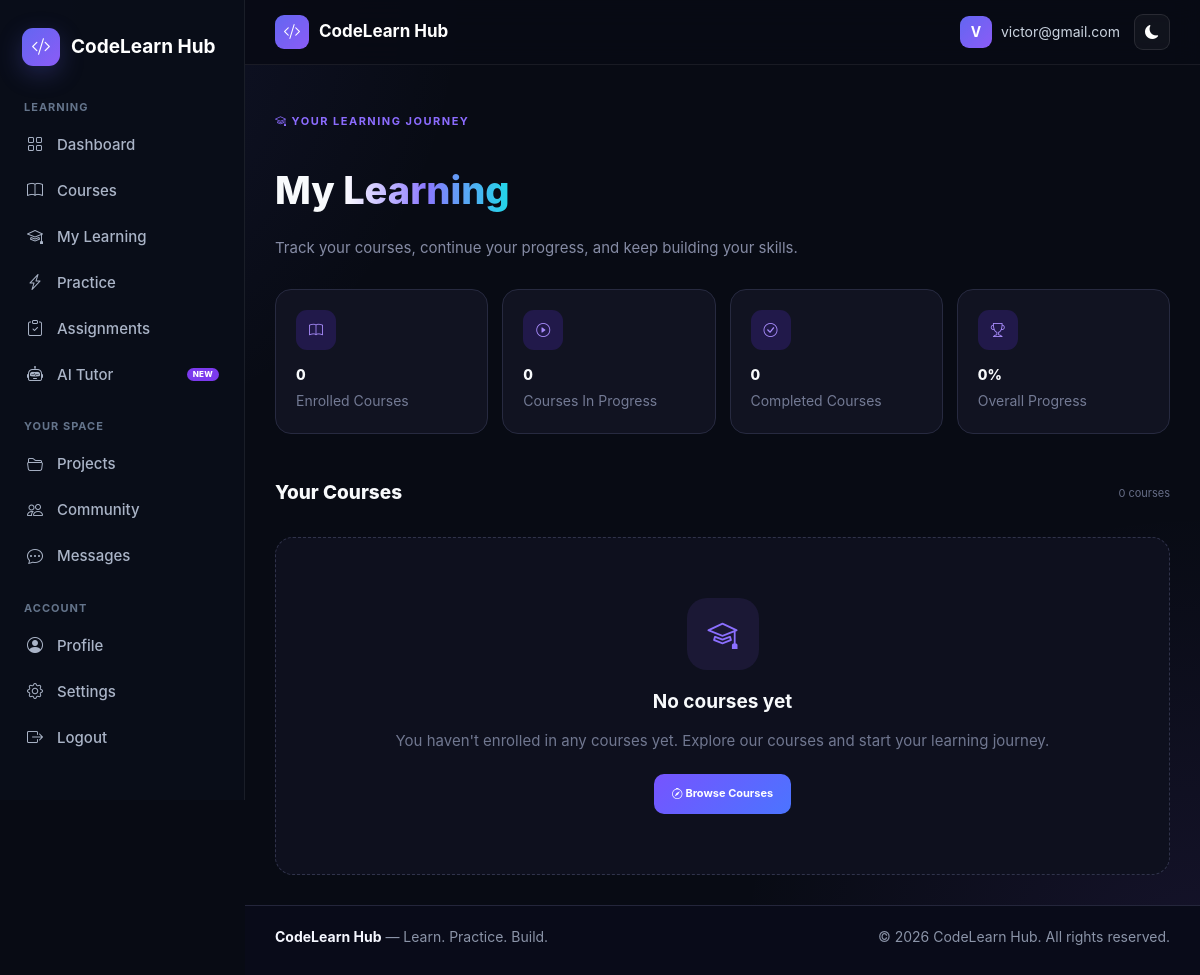
/my-learning/ (signed in), run on an earlier commit of the app's database.
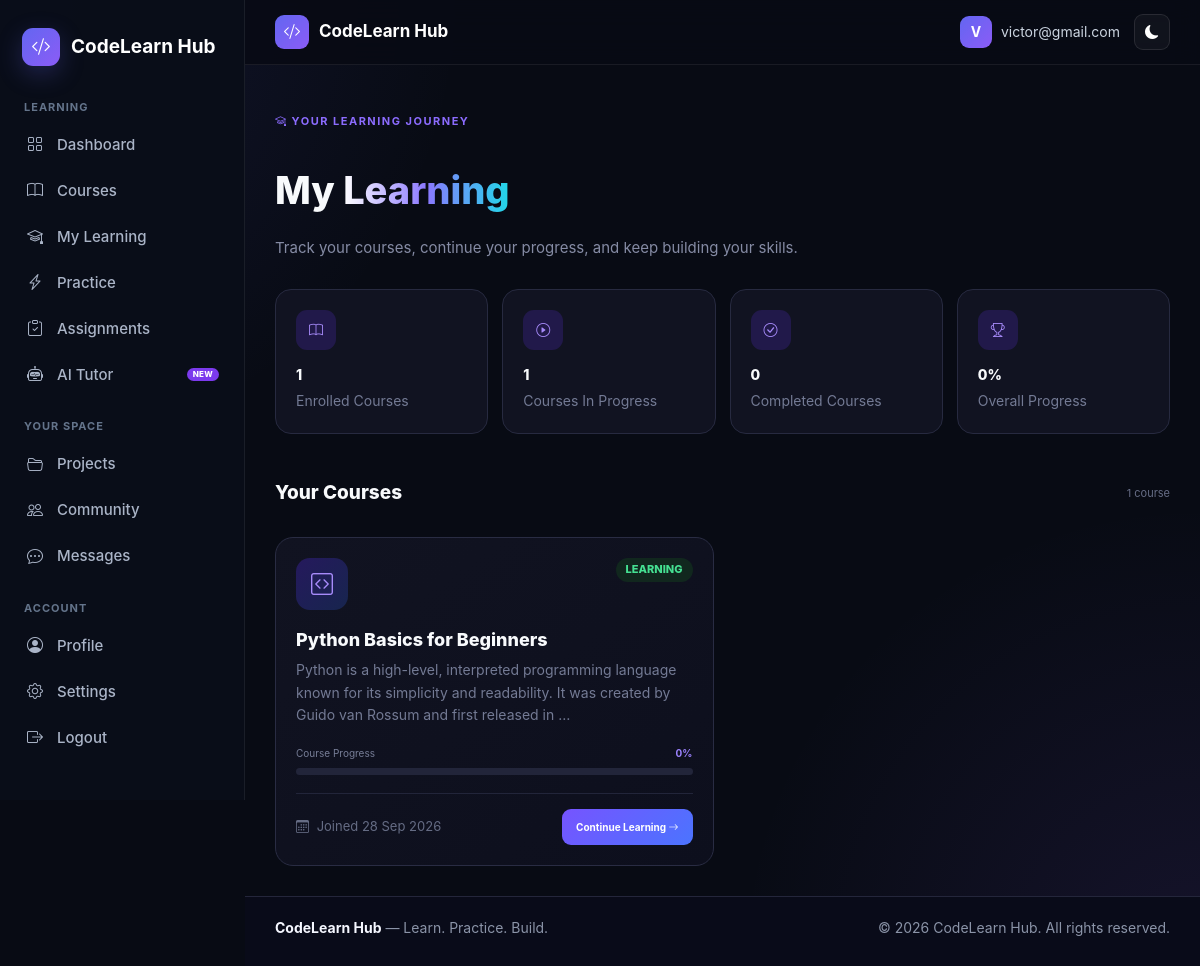
And on a later commit of the database.
### blog/models.py (models this page shows, shortened)
class Enrollment(models.Model):
    STATUS_CHOICES = [
        ('ENROLLED', 'Enrolled'),
        ('IN_PROGRESS', 'In progress'),
        ('COMPLETED', 'Completed'),
    ]
    student = models.ForeignKey(
        User,
        on_delete=models.CASCADE,
        related_name='enrollments'
    )
    course = models.ForeignKey(
        Post,
        on_delete=models.CASCADE,
        related_name='enrolled_students'
    )
    enrolled_at = models.DateTimeField(
        auto_now_add=True
    )
    status = models.CharField(max_length=20, choices=STATUS_CHOICES, default='ENROLLED')
    started_at = models.DateTimeField(null=True, blank=True)
    last_accessed_at = models.DateTimeField(null=True, blank=True)
    completed_at = models.DateTimeField(null=True, blank=True)
    progress = models.PositiveIntegerField(
        default=0
    )
    completed = models.BooleanField(
        default=False
    )
    class Meta:
        unique_together = ('student', 'course')
        ordering = ['-enrolled_at']

class Post(models.Model):
    STATUS_CHOICES = [
        ('DRAFT', 'Draft'),
        ('PUBLISHED', 'Published'),
        ('ARCHIVED', 'Archived'),
    ]
    CATEGORY_CHOICES = [
        ('Python', 'Python'),
        ('Django', 'Django'),
        ('AI', 'AI'),
        ('Java', 'Java'),
        ('JavaScript', 'JavaScript'),
        ('C++', 'C++'),
        ('C#', 'C#'),
        ('PHP', 'PHP'),
        ('Ruby', 'Ruby'),
        ('Go', 'Go'),
        ('Swift', 'Swift'),
        ('Kotlin', 'Kotlin'),
        ('Rust', 'Rust'),
        ('TypeScript', 'TypeScript'),
        ('SQL', 'SQL'),
        ('HTML/CSS', 'HTML/CSS'),
        ('Other', 'Other'),
    ]
    DIFFICULTY_CHOICES = [
        ('Beginner', 'Beginner'),
        ('Intermediate', 'Intermediate'),
        ('Advanced', 'Advanced'),
    ]
    title = models.CharField(
        max_length=100
    )
    category = models.CharField(
        max_length=20,
        choices=CATEGORY_CHOICES,
        default='Python'
    )
    description = models.TextField(
        blank=True
    )
    difficulty = models.CharField(
        max_length=20,
        choices=DIFFICULTY_CHOICES,
        default='Beginner'
    )
    what_you_learn = models.TextField(
        blank=True
    )
    content = models.TextField()
    status = models.CharField(
        max_length=20,
        choices=STATUS_CHOICES,
        default='PUBLISHED',
    )
    sequential_learning = models.BooleanField(default=False)
    image = models.ImageField(
        upload_to='posts/',
        blank=True,
        null=True
    )
    author = models.ForeignKey(
        User,
        on_delete=models.CASCADE
    )
    created_at = models.DateTimeField(
        auto_now_add=True
    )

### blog/views.py (the view)
@login_required
def my_learning(request):
    enrollments = Enrollment.objects.filter(
        student=request.user
    ).select_related('course')
    for enrollment in enrollments:
        refresh_enrollment_progress(request.user, enrollment.course)
    total_courses = enrollments.count()
    completed_courses = enrollments.filter(
        completed=True
    ).count()
    in_progress_courses = enrollments.filter(
        completed=False
    ).count()
    average_progress = enrollments.aggregate(
        average=Avg('progress')
    )['average'] or 0
    context = {
        'enrollments': enrollments,
        'username': request.user.username,
        'total_courses': total_courses,
        'completed_courses': completed_courses,
        'in_progress_courses': in_progress_courses,
        'average_progress': round(average_progress),
    }
    return render(
        request,
        'blog/my_learning.html',
        context
    )

### blog/context_processors.py (called while the page is built)
def site_name(request):
    return {
        "SITE_NAME": settings.SITE_NAME
    }

def unread_message_count(request):
    if not request.user.is_authenticated:
        return {
            "UNREAD_MESSAGE_COUNT": 0
        }
    count = Message.objects.filter(
        Q(conversation__project_owner=request.user) |
        Q(conversation__participant=request.user),
        is_read=False
    ).exclude(
        sender=request.user
    ).count()
    return {
        "UNREAD_MESSAGE_COUNT": count
    }

### templates/blog/my_learning.html (shortened to what the changed rows need)
{% extends "blog/base.html" %}
{% load static %}
{% block extra_css %}
<link rel="stylesheet" href="{% static 'css/my_learning.css' %}">
{% endblock %}
{% block content %}
        <section class="page-header">
            <h1>
                My <span>Learning</span>
            </h1>
        </section>
        <section class="summary">
            <div class="summary-card">
                <div class="summary-icon">
                    <i class="bi bi-book"></i>
                </div>
                <div class="summary-number">
                    {{ total_courses }}
                </div>
                <div class="summary-label">
                    Enrolled Courses
                </div>
            </div>
            <div class="summary-card">
                <div class="summary-icon">
                    <i class="bi bi-play-circle"></i>
                </div>
                <div class="summary-number">
                    {{ in_progress_courses }}
                </div>
                <div class="summary-label">
                    Courses In Progress
                </div>
            </div>
        </section>
        <section>
            <div class="section-heading">
                <h2>
                    Your Courses
                </h2>
                <span>
                    {{ enrollments|length }}
                    course{{ enrollments|length|pluralize }}
                </span>
            </div>
            {% if enrollments %}
                <div class="course-grid">
                    {% for enrollment in enrollments %}
                        <article class="course-card">
                            <div class="course-top">
                                <div class="course-icon">
                                    <i class="bi bi-code-square"></i>
                                </div>
                                {% if enrollment.completed %}
                                    <div class="status completed">
                                        COMPLETED
                                    </div>
                                {% else %}
                                    <div class="status">
                                        LEARNING
                                    </div>
                                {% endif %}
                            </div>
                            <div class="course-title">
                                {{ enrollment.course.title }}
                            </div>
                            <div class="course-description">
                                {% if enrollment.course.content %}
                                    {{ enrollment.course.content|striptags|truncatewords:24 }}
                                {% else %}
                                    Continue learning and improve
                                    your coding skills with this course.
                                {% endif %}
                            </div>
                            <div class="progress-info">
                                <span>
                                    Course Progress
                                </span>
                                <span>
                                    {{ enrollment.progress }}%
                                </span>
                            </div>
                            <div class="progress-bar">
                            </div>
                            <div class="course-bottom">
                                <div class="course-meta">
                                    <i class="bi bi-calendar3"></i>
                                    Joined
                                    {{ enrollment.enrolled_at|date:"d M Y" }}
                                </div>
                                <a
                                    href="{% url 'blog:post_detail' enrollment.course.pk %}"
                                    class="continue-btn"
                                >
                                    {% if enrollment.completed %}
                                        Review Course
                                    {% else %}
                                        Continue Learning
                                    {% endif %}
                                    <i class="bi bi-arrow-right"></i>
                                </a>
                            </div>
                        </article>
                    {% endfor %}
                </div>
            {% else %}
                <div class="empty">
                    <div class="empty-icon">
                        <i class="bi bi-mortarboard"></i>
                    </div>
                    <h3>
                        No courses yet
                    </h3>
                    <p>
                        You haven't enrolled in any courses yet.
                        Explore our courses and start your learning journey.
                    </p>
                    <a
                        href="{% url 'blog:blogpage' %}"
                        class="browse-btn"
                    >
                        <i class="bi bi-compass"></i>
                        Browse Courses
                    </a>
                </div>
            {% endif %}
        </section>
{% endblock %}

What changed in the data, as far as the page shows it:
added Enrollment: completed "LEARNING", course "Python Basics for Beginners", course.content "Python is a high-level, interpreted programming language known for its simplicity and readability. It was created by Guido van Rossum and first released in …", progress "0", enrolled_at "28 Sep 2026"
Also different on the page:
{{ total_courses }}: "0" → "1"
{{ in_progress_courses }}: "0" → "1"
{{ enrollments|length }}: "0" → "1"
text no longer shown: "No courses yet You haven't enrolled in any courses yet. Explore our courses and start your learning journey. Browse Courses"
